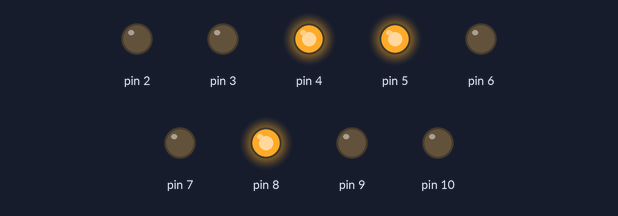
A sketch run on a simulated Arduino Uno, built with avr-gcc and run on an emulated ATmega328P. On the bench: output pins drawn as LEDs (lit = HIGH).

Above: at 4.5 s.
At 6.5 s:
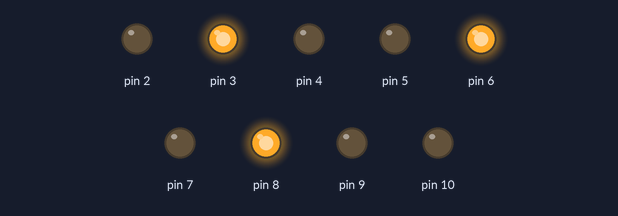
At 8.5 s:
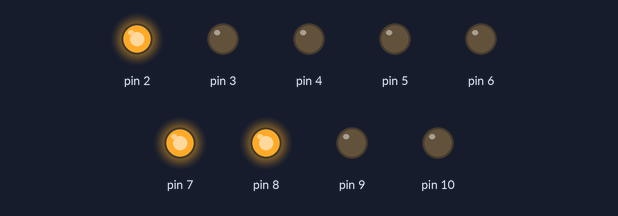
At 10.5 s:
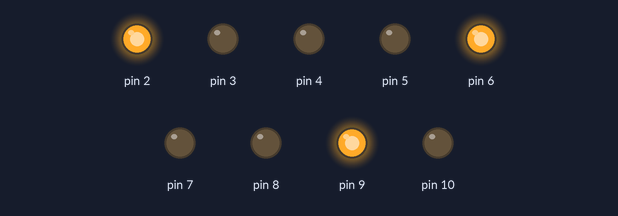
At 12.5 s:
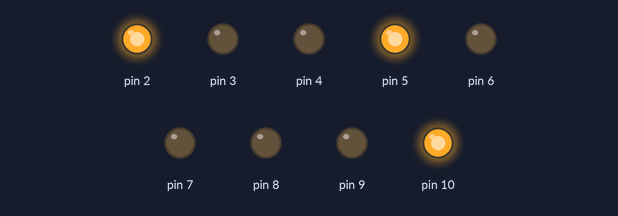
At 14.5 s:
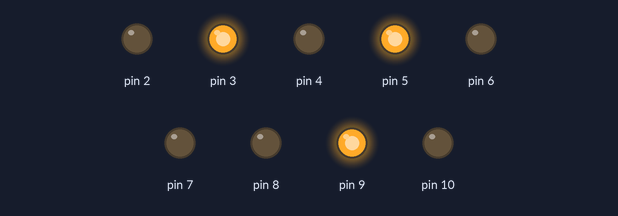
Timing chart, 0 to 18.6 s (numbered marks = the images above):
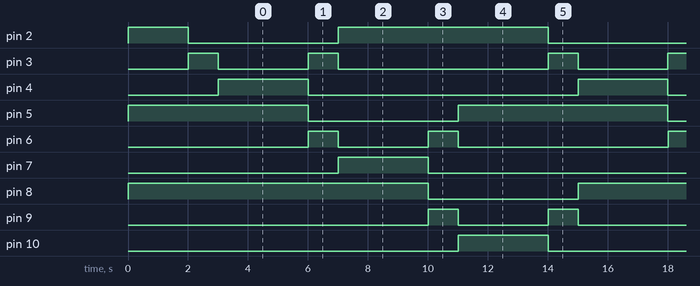

The sketch:

code.ino
```cpp
void setup() {
  pinMode(2, OUTPUT);
  pinMode(3, OUTPUT);
  pinMode(4, OUTPUT);
  pinMode(5, OUTPUT);
  pinMode(6, OUTPUT);
  pinMode(7, OUTPUT);
  pinMode(8, OUTPUT);
  pinMode(9, OUTPUT);
  pinMode(10, OUTPUT);

  digitalWrite(2, HIGH);
  digitalWrite(3, LOW);
  digitalWrite(4, LOW);
  digitalWrite(5, HIGH);
  digitalWrite(6, LOW);
  digitalWrite(7, LOW);
  digitalWrite(8, HIGH);
  digitalWrite(9, LOW);
  digitalWrite(10, LOW);
  delay(2000);
  digitalWrite(2, LOW);
  digitalWrite(3, HIGH);
  digitalWrite(4, LOW);
  digitalWrite(5, HIGH);
  digitalWrite(6, LOW);
  digitalWrite(7, LOW);
  digitalWrite(8, HIGH);
  digitalWrite(9, LOW);
  digitalWrite(10, LOW);
  delay(1000);
}

void loop() {
  digitalWrite(2, LOW);
  digitalWrite(3, LOW);
  digitalWrite(4, HIGH);
  digitalWrite(5, HIGH);
  digitalWrite(6, LOW);
  digitalWrite(7, LOW);
  digitalWrite(8, HIGH);
  digitalWrite(9, LOW);
  digitalWrite(10, LOW);
  delay(3000);
  digitalWrite(2, LOW);
  digitalWrite(3, HIGH);
  digitalWrite(4, LOW);
  digitalWrite(5, LOW);
  digitalWrite(6, HIGH);
  digitalWrite(7, LOW);
  digitalWrite(8, HIGH);
  digitalWrite(9, LOW);
  digitalWrite(10, LOW);
  delay(1000);
  digitalWrite(2, HIGH);
  digitalWrite(3, LOW);
  digitalWrite(4, LOW);
  digitalWrite(5, LOW);
  digitalWrite(6, LOW);
  digitalWrite(7, HIGH);
  digitalWrite(8, HIGH);
  digitalWrite(9, LOW);
  digitalWrite(10, LOW);
  delay(3000);
  digitalWrite(2, HIGH);
  digitalWrite(3, LOW);
  digitalWrite(4, LOW);
  digitalWrite(5, LOW);
  digitalWrite(6, HIGH);
  digitalWrite(7, LOW);
  digitalWrite(8, LOW);
  digitalWrite(9, HIGH);
  digitalWrite(10, LOW);
  delay(1000);
  digitalWrite(2, HIGH);
  digitalWrite(3, LOW);
  digitalWrite(4, LOW);
  digitalWrite(5, HIGH);
  digitalWrite(6, LOW);
  digitalWrite(7, LOW);
  digitalWrite(8, LOW);
  digitalWrite(9, LOW);
  digitalWrite(10, HIGH);
  delay(3000);
  digitalWrite(2, LOW);
  digitalWrite(3, HIGH);
  digitalWrite(4, LOW);
  digitalWrite(5, HIGH);
  digitalWrite(6, LOW);
  digitalWrite(7, LOW);
  digitalWrite(8, LOW);
  digitalWrite(9, HIGH);
  digitalWrite(10, LOW);
  delay(1000);
}
```

Measured:
- by itself, pin 2, pin 5, pin 8: alternates HIGH for 7.0 s and LOW for 5.0 s
- by itself, pin 3: repeats every 12.0 s: HIGH 1.0 s, LOW 7.0 s, HIGH 1.0 s, LOW 3.0 s
- by itself, pin 4, pin 7, pin 10: alternates HIGH for 3.0 s and LOW for 9.0 s
- by itself, pin 6, pin 9: repeats every 12.0 s: LOW 3.0 s, HIGH 1.0 s, LOW 7.0 s, HIGH 1.0 s
